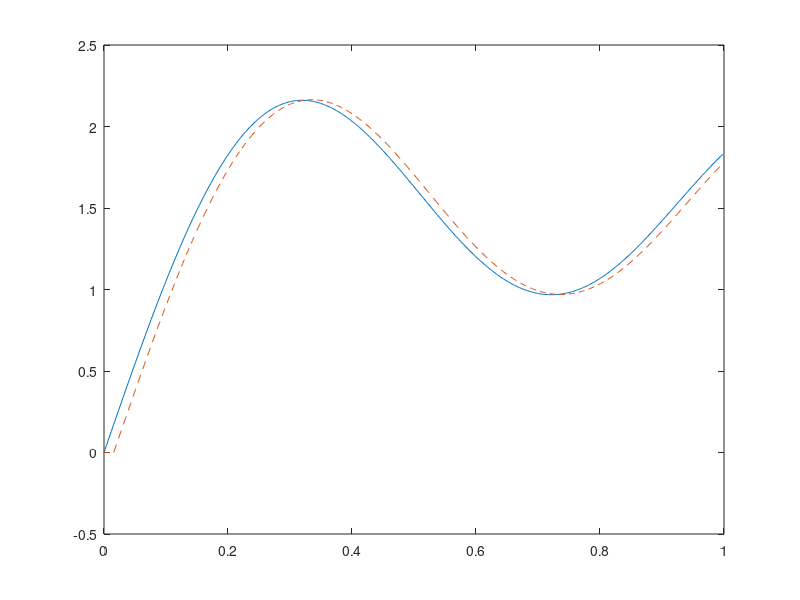

Write MATLAB code to recreate this figure.
close all
clearvars
clc

Fs = 512;
t = 0:1/Fs:1-1/Fs;

w = pi ./ [8, 10, 3];
x = sum(sin(2 * pi * w' .* t));

% upsample
L = 4;
x_up = zeros(1, L * length(x));
x_up(1:L:end) = x;

% interpolate
M = 4;
cutoff = min([1/L, 1/M]);
h = L * fir1(64, cutoff);
x_f = filter(h, 1, x_up);
y = x_f(1:M:end);

figure(1);
plot(t, x);
hold on;
plot(t, y, '--');
